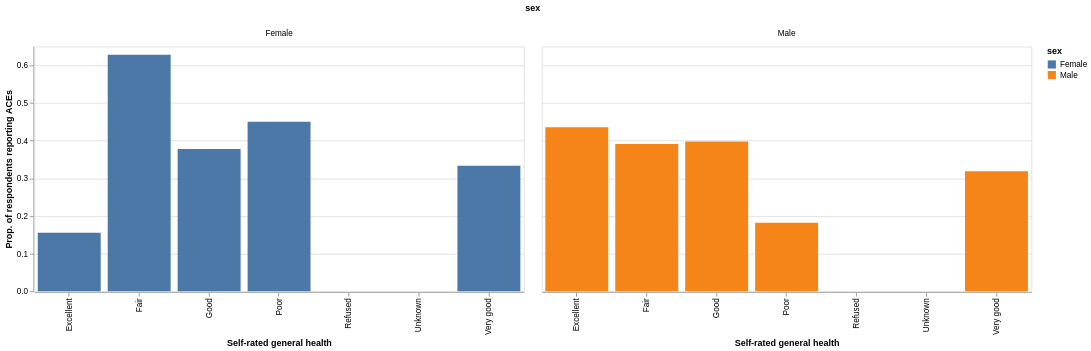

Notebook source saved alongside this figure:
### Markdown cell above
The table in the last question is a little tricky to read. This information would be better displayed in a plot. The example below generates a bar chart showing the summaries you calculated in Q2(d), with the proportion on the y axis, the health rating on the x axis, and separate bars for the two sexes.

### Code cell
# coerce indices to columns for plotting
plot_df = ace_health_sex.reset_index()

# specify order of general health categories
genhealth_order = pd.CategoricalDtype(list(genhealth_codes.values()), ordered = True)
plot_df['general_health'] = plot_df.general_health.astype(genhealth_order)

# plot
alt.Chart(plot_df).mark_bar().encode(
    x = alt.X('general_health', 
              sort = ['general_health'],
              title = 'Self-rated general health'),
    y = alt.Y('adverse_conditions',
              title = 'Prop. of respondents reporting ACEs'),
    color = 'sex',
    column = 'sex'
).properties(
    width = 600, 
    height = 300
)

### Figure 1 — Vega-Lite specification as saved in the notebook (floating-point values rounded to 4 significant figures)
{"config": {"view": {"continuousWidth": 300, "continuousHeight": 300}}, "data": {"name": "data-9ac268808b8d473f55abb2666eb2aff5"}, "mark": {"type": "bar"}, "encoding": {"color": {"field": "sex", "type": "nominal"}, "column": {"field": "sex", "type": "nominal"}, "x": {"field": "general_health", "sort": ["general_health"], "title": "Self-rated general health", "type": "ordinal"}, "y": {"field": "adverse_conditions", "title": "Prop. of respondents reporting ACEs", "type": "quantitative"}}, "height": 300, "width": 600, "$schema": "https://vega.github.io/schema/vega-lite/v6.1.0.json", "datasets": {"data-9ac268808b8d473f55abb2666eb2aff5": [{"general_health": "Excellent", "sex": "Female", "adverse_conditions": 0.1556}, {"general_health": "Excellent", "sex": "Male", "adverse_conditions": 0.4359}, {"general_health": "Fair", "sex": "Female", "adverse_conditions": 0.6279}, {"general_health": "Fair", "sex": "Male", "adverse_conditions": 0.3913}, {"general_health": "Good", "sex": "Female", "adverse_conditions": 0.3776}, {"general_health": "Good", "sex": "Male", "adverse_conditions": 0.3977}, {"general_health": "Poor", "sex": "Female", "adverse_conditions": 0.45}, {"general_health": "Poor", "sex": "Male", "adverse_conditions": 0.1818}, {"general_health": "Refused", "sex": "Female", "adverse_conditions": 0.0}, {"general_health": "Refused", "sex": "Male", "adverse_conditions": 0.0}, {"general_health": "Unknown", "sex": "Female", "adverse_conditions": 0.0}, {"general_health": "Unknown", "sex": "Male", "adverse_conditions": 0.0}, {"general_health": "Very good", "sex": "Female", "adverse_conditions": 0.3333}, {"general_health": "Very good", "sex": "Male", "adverse_conditions": 0.3188}]}}
